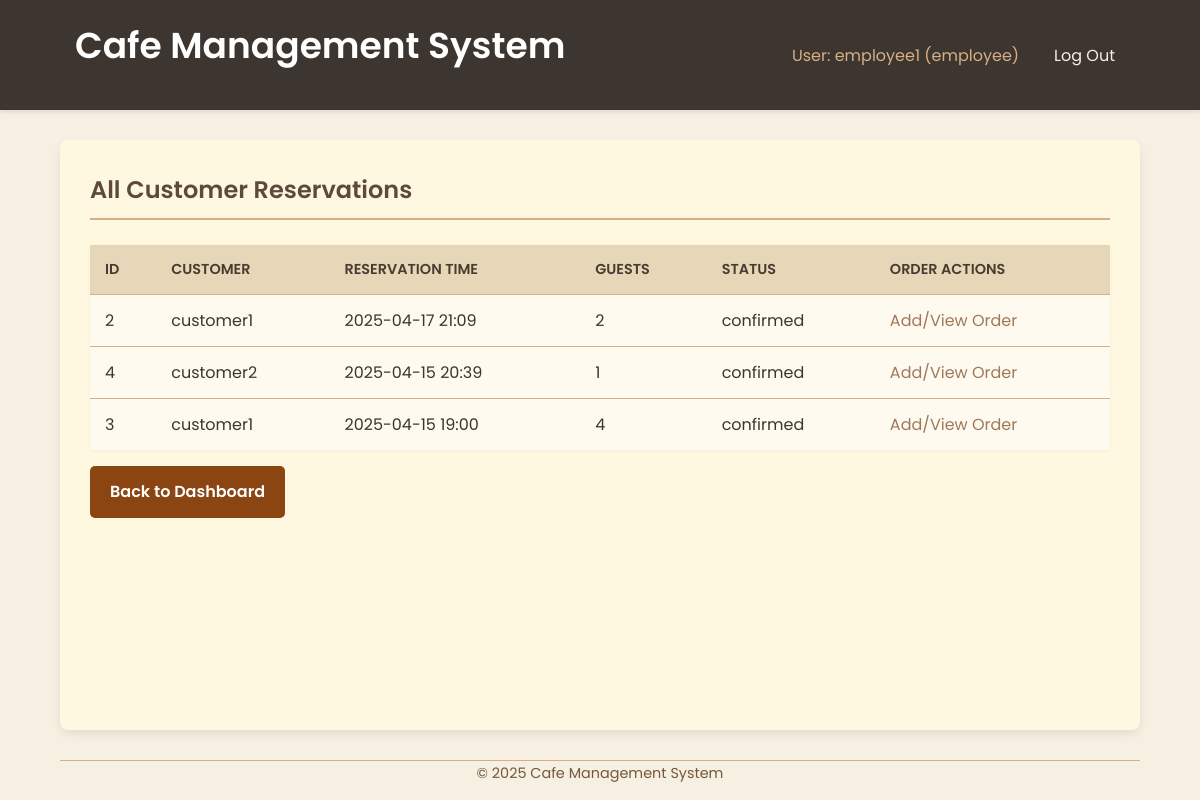
Before: /employee/reservations (signed in) with the older database file.
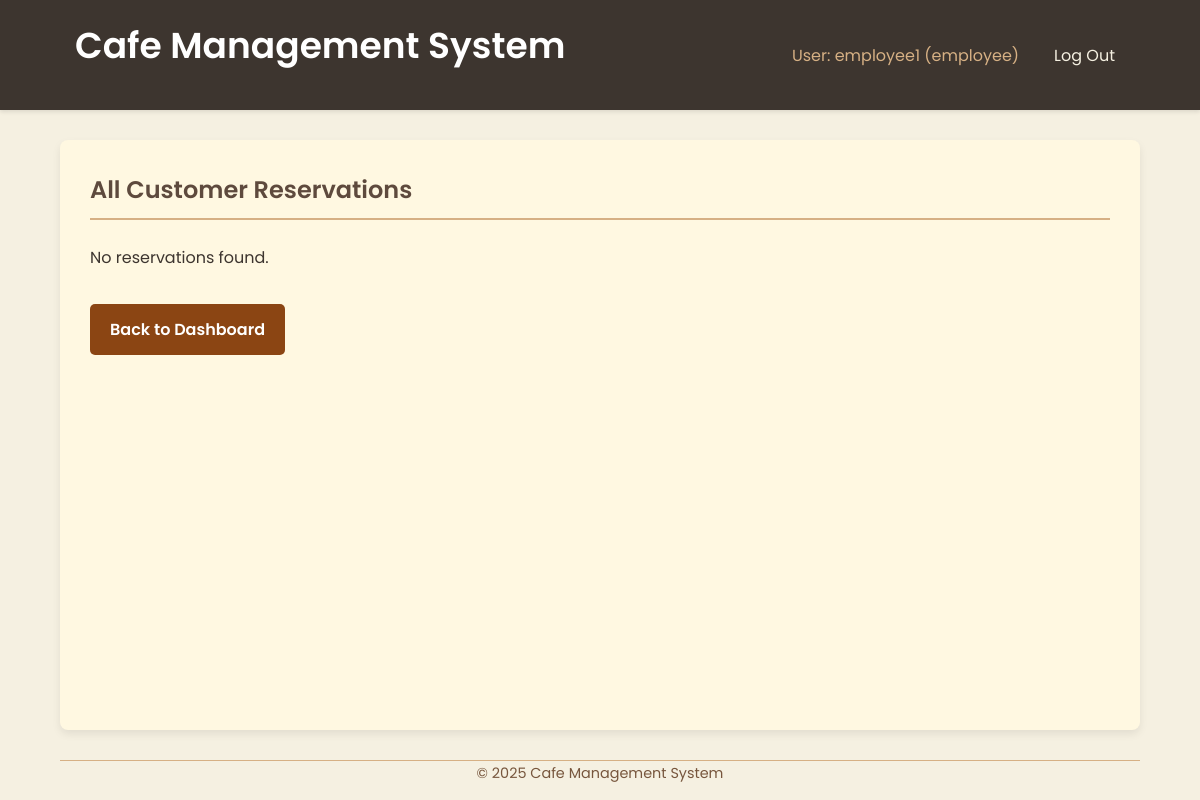
After: the same page with the newer database file.
### tables this page shows
CREATE TABLE users (
            id INTEGER PRIMARY KEY AUTOINCREMENT,
            username TEXT UNIQUE NOT NULL,
            password_hash TEXT NOT NULL,
            role TEXT NOT NULL CHECK(role IN ('customer', 'employee', 'admin')),
            loyalty_points INTEGER DEFAULT 0,
            created_at TIMESTAMP DEFAULT CURRENT_TIMESTAMP
        );

CREATE TABLE reservations (
            id INTEGER PRIMARY KEY AUTOINCREMENT,
            customer_id INTEGER NOT NULL,
            reservation_time DATETIME NOT NULL,
            num_guests INTEGER NOT NULL,
            status TEXT DEFAULT 'confirmed', -- e.g., confirmed, completed, cancelled
            created_at TIMESTAMP DEFAULT CURRENT_TIMESTAMP,
            FOREIGN KEY (customer_id) REFERENCES users(id)
        );

### app.py (the view)
@app.route('/employee/reservations')
@login_required
@role_required('employee')
def employee_view_reservations():
    reservations = []
    db = get_db()
    if not db:
        return render_template('employee/view_reservations.html', reservations=[], error="Database connection failed")
    try:
        cursor = db.execute("""
            SELECT r.id, r.reservation_time, r.num_guests, r.status, u.username as customer_username
            FROM reservations r
            JOIN users u ON r.customer_id = u.id
            ORDER BY r.reservation_time DESC
        """)
        reservations_data = [dict(row) for row in cursor.fetchall()]
        for reservation in reservations_data:
            reservation_id = reservation['id']
            orders = []
            order_cursor = db.execute("""
                SELECT o.id as order_id, o.order_time, o.total_amount, u.username as employee_username
                FROM orders o
                JOIN users u ON o.employee_id = u.id
                WHERE o.reservation_id = ?
                ORDER BY o.order_time
            """, (reservation_id,))
            orders_data = [dict(row) for row in order_cursor.fetchall()]
            for order in orders_data:
                order_id = order['order_id']
                items_cursor = db.execute("""
                    SELECT item_name, quantity, price_per_item
                    FROM order_items
                    WHERE order_id = ?
                """, (order_id,))
                order['items'] = [dict(item_row) for item_row in items_cursor.fetchall()]
                orders.append(order)
            reservation['orders'] = orders
            reservations.append(reservation)
    except sqlite3.Error as e:
        print(f"DB Error fetching reservations with orders for employee: {e}")
        flash("Could not fetch reservation list with order details.", "danger")
    return render_template('employee/view_reservations.html', reservations=reservations)

### app.py (called while the page is built)
def get_db():
    if 'db' not in g:
        try:
            g.db = sqlite3.connect(DATABASE)
            g.db.row_factory = sqlite3.Row # Return rows as dictionary-like objects
            print("Database connection opened.")
        except sqlite3.Error as e:
            print(f"Database connection error: {e}")
            flash("Database connection error. Please try again later.", "danger")
            g.db = None # Ensure db is None if connection failed
    return g.db

@app.context_processor
def inject_current_year():
    return {'current_year': datetime.datetime.now().year}

def login_required(f):
    @wraps(f)
    def decorated_function(*args, **kwargs):
        if 'user_id' not in session:
            flash('Please log in to access this page.', 'warning')
            return redirect(url_for('login'))
        return f(*args, **kwargs)
    return decorated_function

def role_required(required_role):
    def decorator(f):
        @wraps(f)
        def decorated_function(*args, **kwargs):
            if 'user_id' not in session:
                flash('Please log in to access this page.', 'warning')
                return redirect(url_for('login'))
            if session.get('role') != required_role:
                flash(f'You do not have permission to access this page. Requires {required_role} role.', 'danger')
                if 'role' in session:
                     return redirect(url_for(f"{session['role']}_dashboard"))
                else:
                     return redirect(url_for('login'))
            return f(*args, **kwargs)
        return decorated_function
    return decorator

### templates/employee/view_reservations.html (shortened to what this page needs)
{% extends 'base.html' %}
{% block content %}
  <h2>All Customer Reservations</h2>
  {% if reservations %}
    <table>
      <thead>
        <tr>
          <th>ID</th>
          <th>Customer</th>
          <th>Reservation Time</th>
          <th>Guests</th>
          <th>Status</th>
          <th>Order Actions</th>
        </tr>
      </thead>
      <tbody>
        {% for reservation in reservations %}
          <tr>
            <td>{{ reservation['id'] }}</td>
            <td>{{ reservation['customer_username'] }}</td>
            <td>{{ reservation['reservation_time'].replace('T', ' ') }}</td>
            <td>{{ reservation['num_guests'] }}</td>
            <td>{{ reservation['status'] }}</td>
            <td>
              <a href="{{ url_for('employee_add_order', reservation_id=reservation['id']) }}" class="button-link-small">Add/View Order</a>
            </td>
          </tr>
        {% endfor %}
      </tbody>
    </table>
  {% else %}
    <p>No reservations found.</p>
  {% endif %}
  <p><a href="{{ url_for('employee_dashboard') }}" class="button-link mt-2">Back to Dashboard</a></p>
{% endblock %}

### templates/base.html (shortened to what this page needs)
<!doctype html>
<html lang="en">
  <head>
    <link rel="stylesheet" href="{{ url_for('static', filename='style.css') }}">
  </head>
  <body>
    <nav class="navbar">
      <div class="container">
          <h1><a href="{{ url_for('index') }}">Cafe Management System</a></h1>
          <ul>
            {% if 'user_id' in session %}
              <li><span>User: {{ session['username'] }} ({{ session['role'] }})</span></li>
              <li><a href="{{ url_for('logout') }}" class="nav-link">Log Out</a></li>
            {% else %}
              <li><a href="{{ url_for('login') }}" class="nav-link">Log In</a></li>
              <li><a href="{{ url_for('signup') }}" class="nav-link">Sign Up</a></li>
            {% endif %}
          </ul>
      </div>
    </nav>
    <main class="container content-area">
      {% block content %}{% endblock %}
    </main>
    <footer class="container">
      <p>&copy; {{ current_year }} Cafe Management System</p> </footer>
  </body>
</html>

### static/style.css (style rules this page uses)
* { box-sizing: border-box; margin: 0; padding: 0; }
body { font-family: 'Poppins', sans-serif; line-height: 1.7; background-color: #f5f0e1; color: #3d352f; display: flex; flex-direction: column; min-height: 100vh; }
h1, h2, h3 { color: #5e4a3d; margin-bottom: 0.8em; font-weight: 600; }
h2 { border-bottom: 2px solid #d6b084; padding-bottom: 0.3em; margin-bottom: 1em; }
p { margin-bottom: 1em; }
a { color: #a0785a; text-decoration: none; transition: color 0.2s ease-in-out; }
.container { width: 90%; max-width: 1100px; margin: 0 auto; padding: 0 15px; }
.navbar { background-color: #3d352f; color: #f5f0e1; padding: 15px 0; box-shadow: 0 2px 4px rgba(0,0,0,0.1); }
.navbar .container { display: flex; justify-content: space-between; align-items: center; }
.navbar h1 a { color: #ffffff; text-decoration: none; font-size: 1.5em; font-weight: 600; }
.navbar ul { list-style: none; display: flex; align-items: center; }
.navbar ul li { margin-left: 20px; }
.navbar ul li span { color: #d6b084; margin-right: 5px; }
.navbar ul li a.nav-link { color: #f5f0e1; text-decoration: none; padding: 5px 10px; border-radius: 4px; transition: background-color 0.2s ease; }
.content-area { background-color: #fff8e1; padding: 30px; margin-top: 30px; margin-bottom: 30px; border-radius: 8px; box-shadow: 0 4px 8px rgba(0,0,0,0.08); flex-grow: 1; }
form input[type=submit], button, .button-link { background-color: #8b4513; color: white; padding: 12px 20px; border: none; border-radius: 5px; cursor: pointer; font-size: 1em; font-weight: 600; transition: background-color 0.2s ease; text-decoration: none; display: inline-block; margin-top: 10px; margin-right: 10px; }
footer { text-align: center; margin-top: 30px; padding: 20px 0; font-size: 0.9em; color: #77563d; border-top: 1px solid #d6b084; }
.mt-2 { margin-top: 1rem; }

Changed rows visible on the page:
no longer on this page (row unchanged): users: username "employee1", role "employee"
removed reservations: id "2", customer_username "customer1", reservation_time.replace "2025-04-17 21:09", num_guests "2", status "confirmed"
removed reservations: id "4", customer_username "customer2", reservation_time.replace "2025-04-15 20:39", num_guests "1", status "confirmed"
removed reservations: id "3", customer_username "customer1", reservation_time.replace "2025-04-15 19:00", num_guests "4", status "confirmed"
Other visible differences:
{{ session['username'] }}: (not shown) → "employee1"
{{ session['role'] }}: (not shown) → "employee"
text no longer shown: "ID CUSTOMER RESERVATION TIME GUESTS STATUS ORDER ACTIONS"
text now shown: "No reservations found."
